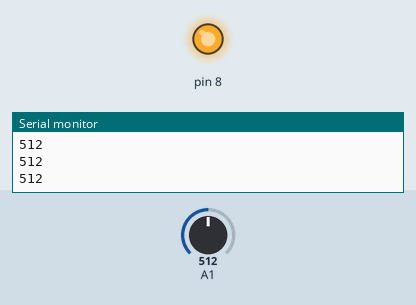
Simulated run of this sketch. Board: Arduino Uno, built with avr-gcc and run on an emulated ATmega328P. On the bench: output pins drawn as LEDs (lit = HIGH), the last lines printed to the serial monitor. Dashed ring = blinking. The inputs (shaded band) are chosen by the test bench; at power-on: A1 = 512.

Above: at 1.2 s.
1.3 s: A1 set to 55
2.8 s: A1 set to 47
At 5.5 s:
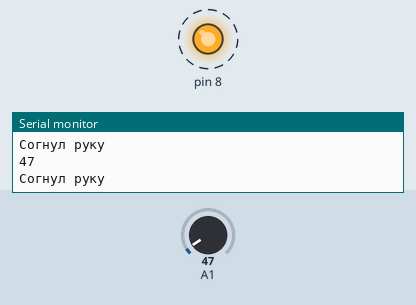
5.8 s: A1 set to 122
At 6.9 s:
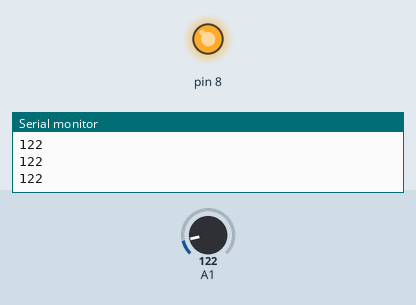
7.3 s: A1 set to 40
At 8.2 s:
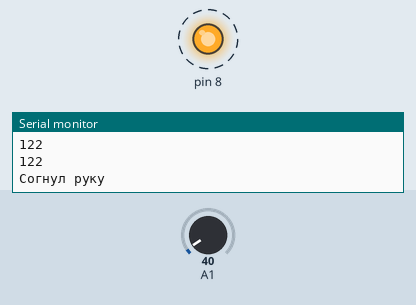
Timing chart, 0 to 11.3 s (numbered marks = the images above; inputs shaded):
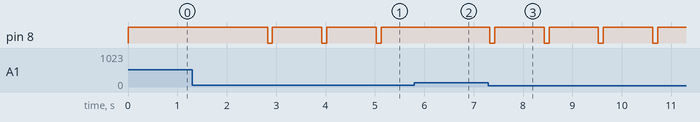

The sketch:

Q.ino
```cpp
void setup() {
  Serial.begin(9600);

  pinMode(8, OUTPUT);
  digitalWrite(8, 1);
}

void loop() {
Serial.println(analogRead(A1));
  if (analogRead(A1) < 50) {
    Serial.println("Согнул руку");
    digitalWrite(8, 0);
    delay(100);
    digitalWrite(8, 1);
    delay(1000);
  }
  delay(1);
  //z == 0;

}
```

Measured:
- the behaviour switches between 50 and 49 on A1 (found by bisection; images 0 and 1)
- after the input at 2.8 s, pin 8: alternates HIGH for 1.0 s and LOW for 0.10 s, starting at once
- after the input at 5.8 s, pin 8: stays HIGH (without the input it goes to LOW after 0.33 s)
- after the input at 7.3 s, pin 8: alternates HIGH for 1.0 s and LOW for 0.10 s, starting at once
